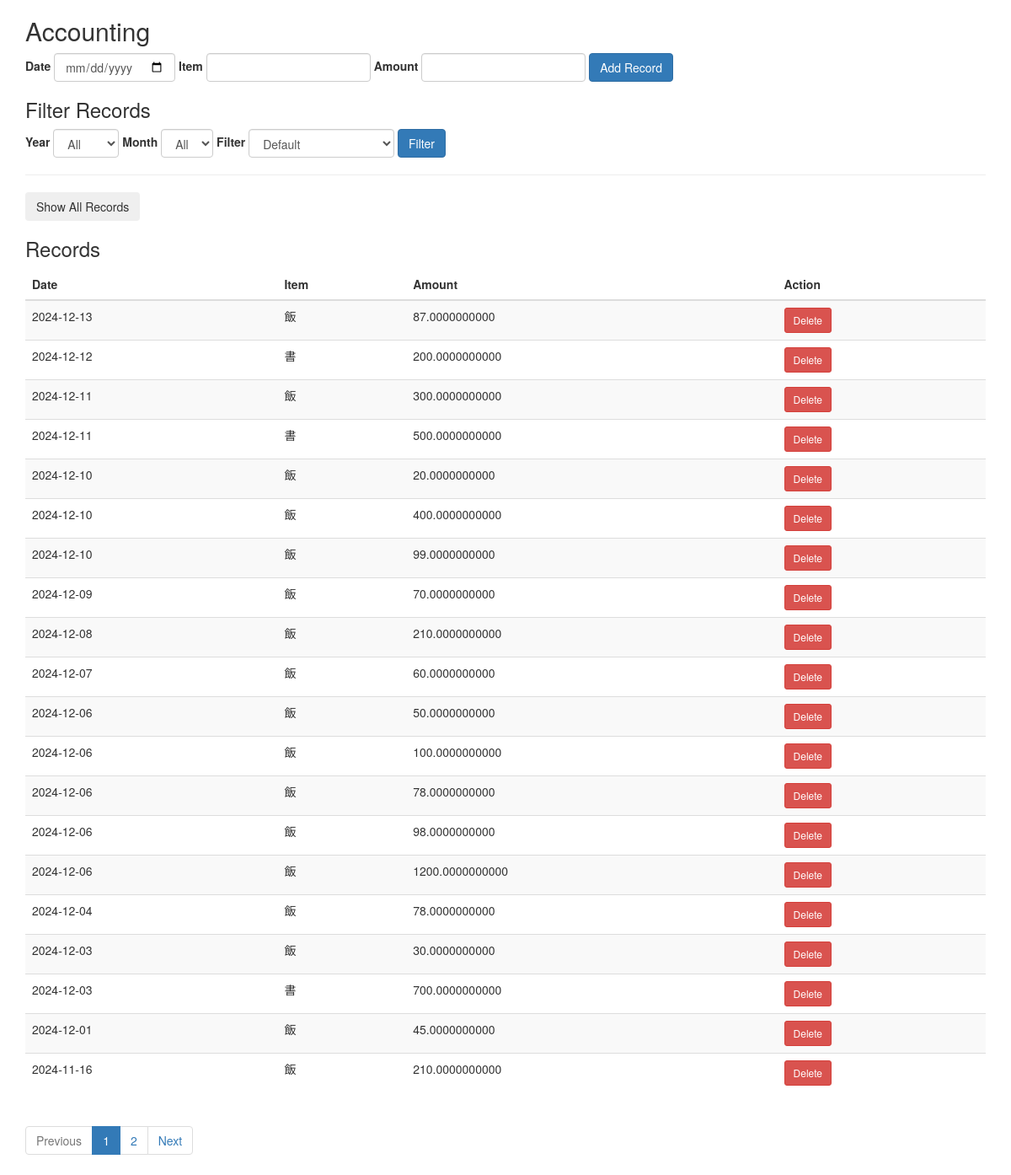
Page /show_all_records (signed in) on the committed database.
### app.py (models this page shows)
class Record(db.Model):
    id = db.Column(db.Integer, primary_key=True)
    user_id = db.Column(db.Integer, db.ForeignKey('user.id'), nullable=False)
    date = db.Column(db.Date, nullable=False)
    item = db.Column(db.String(100), nullable=False)
    amount = db.Column(db.Numeric, nullable=False)

### app.py (the view)
@app.route('/show_all_records', methods=['GET', 'POST'])
@login_required
def show_all_records():
    query = Record.query.filter_by(user_id=session['user_id']).order_by(Record.date.desc())
    page = request.args.get('page', 1, type=int)
    pagination = query.paginate(page=page, per_page=20, error_out=False)
    records = pagination.items
    form = RecordForm()
    filter_form = FilterForm()
    return render_template('index.html', form=form, filter_form=filter_form, records=records, pagination=pagination)

### app.py
class RecordForm(FlaskForm):
    date = DateField('Date', format='%Y-%m-%d', validators=[InputRequired()])
    item = StringField('Item', validators=[InputRequired(), Length(max=100)])
    amount = DecimalField('Amount', validators=[InputRequired(), NumberRange(min=-9999999999, max=9999999999)])
    submit = SubmitField('Add Record')

class FilterForm(FlaskForm):
    month = SelectField('Month', choices=[('all', 'All')] + [(str(i), str(i)) for i in range(1, 13)])
    year = SelectField('Year', choices=[('all', 'All')] + [(str(i), str(i)) for i in range(2000, 2026)])
    filter_type = SelectField('Filter', choices=[('default', 'Default'), ('date_asc', 'Date Ascending'), ('amount_desc', 'Amount Descending'), ('amount_asc', 'Amount Ascending')])
    submit = SubmitField('Filter')

### app.py (called while the page is built)
def login_required(f):
    @wraps(f)
    def decorated_function(*args, **kwargs):
        if 'user_id' not in session:
            return redirect(url_for('login'))
        return f(*args, **kwargs)
    return decorated_function

### templates/index.html (shortened to what this page needs)
<!DOCTYPE html>
<html lang="en">
<head>
    <link rel="stylesheet" href="https://maxcdn.bootstrapcdn.com/bootstrap/3.3.7/css/bootstrap.min.css">
</head>
<body>
<div class="container">
    <h2>Accounting</h2>
    <form class="form-inline" method="POST" action="{{ url_for('index') }}">
        <div class="form-group">
            {{ form.date.label }}
            {{ form.date(class="form-control") }}
        </div>
        <div class="form-group">
            {{ form.item.label }}
            {{ form.item(class="form-control") }}
        </div>
        <div class="form-group">
            {{ form.amount.label }}
            {{ form.amount(class="form-control") }}
        </div>
        <div class="form-group">
            {{ form.submit(class="btn btn-primary") }}
        </div>
    </form>
    <h3>Filter Records</h3>
    <form class="form-inline" method="POST" action="{{ url_for('index') }}">
        <div class="form-group">
            {{ filter_form.year.label }}
            {{ filter_form.year(class="form-control") }}
        </div>
        <div class="form-group">
            {{ filter_form.month.label }}
            {{ filter_form.month(class="form-control") }}
        </div>
        <div class="form-group">
            {{ filter_form.filter_type.label }}
            {{ filter_form.filter_type(class="form-control") }}
        </div>
        <div class="form-group">
            {{ filter_form.submit(class="btn btn-primary") }}
        </div>
    </form>
    <form method="GET" action="{{ url_for('show_all_records') }}">
        <div class="form-group">
            <hr>
            <button type="submit" class="btn btn-secondary">Show All Records</button>
        </div>
    </form>
    <h3>Records</h3>
    <table class="table table-striped">
        <thead>
        <tr>
            <th>Date</th>
            <th>Item</th>
            <th>Amount</th>
            <th>Action</th>
        </tr>
        </thead>
        <tbody>
        {% for record in records %}
            <tr>
                <td>{{ record.date }}</td>
                <td>{{ record.item }}</td>
                <td>{{ record.amount }}</td>
                <td>
                    <a href="{{ url_for('delete', record_id=record.id) }}" class="btn btn-danger btn-sm">Delete</a>
                </td>
            </tr>
        {% endfor %}
        </tbody>
    </table>
    {% if pagination %}
        <nav>
            <ul class="pagination">
                {% if pagination.has_prev %}
                    <li><a href="{{ url_for('index', page=pagination.prev_num) }}">Previous</a></li>
                {% else %}
                    <li class="disabled"><span>Previous</span></li>
                {% endif %}
                {% for page_num in pagination.iter_pages() %}
                    {% if page_num %}
                        {% if page_num == pagination.page %}
                            <li class="active"><span>{{ page_num }}</span></li>
                        {% else %}
                            <li><a href="{{ url_for('index', page=page_num) }}">{{ page_num }}</a></li>
                        {% endif %}
                    {% else %}
                        <li class="disabled"><span>...</span></li>
                    {% endif %}
                {% endfor %}
                {% if pagination.has_next %}
                    <li><a href="{{ url_for('index', page=pagination.next_num) }}">Next</a></li>
                {% else %}
                    <li class="disabled"><span>Next</span></li>
                {% endif %}
            </ul>
        </nav>
    {% endif %}
</div>
</body>
</html>

### rows in the picture
Record: date "2024-12-13", item "飯", amount "87.0000000000"
Record: date "2024-12-12", item "書", amount "200.0000000000"
Record: date "2024-12-11", item "飯", amount "300.0000000000"
Record: date "2024-12-11", item "書", amount "500.0000000000"
Record: date "2024-12-10", item "飯", amount "20.0000000000"
Record: date "2024-12-10", item "飯", amount "400.0000000000"
Record: date "2024-12-10", item "飯", amount "99.0000000000"
Record: date "2024-12-09", item "飯", amount "70.0000000000"
Record: date "2024-12-08", item "飯", amount "210.0000000000"
Record: date "2024-12-07", item "飯", amount "60.0000000000"
Record: date "2024-12-06", item "飯", amount "50.0000000000"
Record: date "2024-12-06", item "飯", amount "100.0000000000"
Record: date "2024-12-06", item "飯", amount "78.0000000000"
Record: date "2024-12-06", item "飯", amount "98.0000000000"
Record: date "2024-12-06", item "飯", amount "1200.0000000000"
Record: date "2024-12-04", item "飯", amount "78.0000000000"
Record: date "2024-12-03", item "飯", amount "30.0000000000"
Record: date "2024-12-03", item "書", amount "700.0000000000"
Record: date "2024-12-01", item "飯", amount "45.0000000000"
Record: date "2024-11-16", item "飯", amount "210.0000000000"

### other values in the picture
{{ filter_form.year.label }} "Year"
{{ filter_form.month.label }} "Month"
{{ filter_form.filter_type.label }} "Filter"
{{ page_num }} "1"
{{ page_num }} "2"
